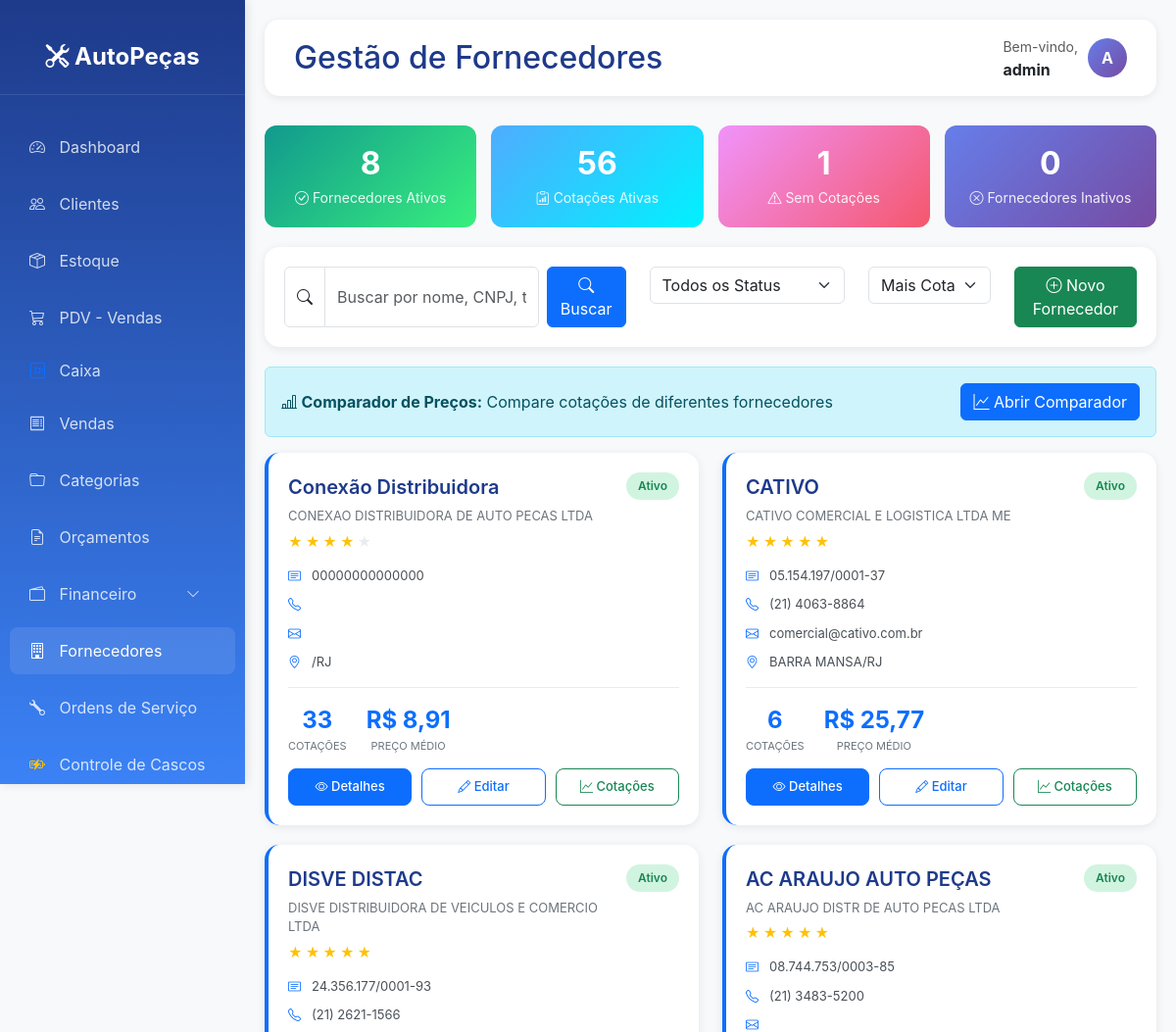
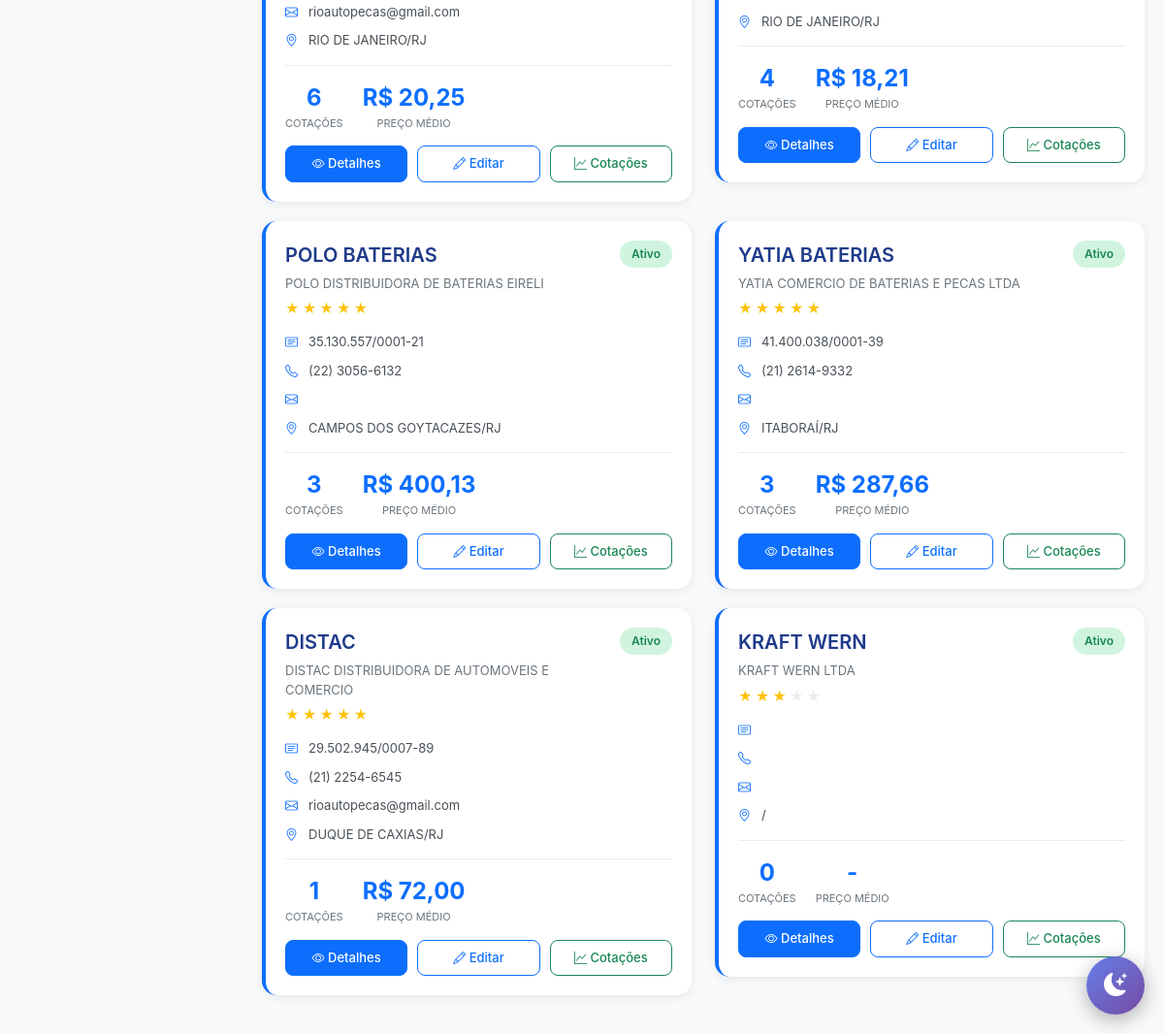
Page /fornecedores/ (signed in) on the committed database (2 pictures, top to bottom).
### estoque/models.py (models this page shows, shortened)
class Fornecedor(models.Model):
    nome_fantasia = models.CharField(max_length=100, verbose_name='Nome Fantasia')
    razao_social = models.CharField(max_length=200, blank=True, null=True, verbose_name='Razão Social')
    cnpj = models.CharField(max_length=18, blank=True, null=True, verbose_name='CNPJ')
    inscricao_estadual = models.CharField(max_length=20, blank=True, null=True, verbose_name='Inscrição Estadual')
    telefone = models.CharField(max_length=20, blank=True, null=True, verbose_name='Telefone')
    celular = models.CharField(max_length=20, blank=True, null=True, verbose_name='Celular')
    email = models.EmailField(blank=True, null=True, verbose_name='Email')
    site = models.URLField(blank=True, null=True, verbose_name='Site')
    contato_principal = models.CharField(max_length=100, blank=True, null=True, verbose_name='Contato Principal')
    cep = models.CharField(max_length=9, blank=True, null=True, verbose_name='CEP')
    logradouro = models.CharField(max_length=200, blank=True, null=True, verbose_name='Logradouro')
    numero = models.CharField(max_length=10, blank=True, null=True, verbose_name='Número')
    complemento = models.CharField(max_length=100, blank=True, null=True, verbose_name='Complemento')
    bairro = models.CharField(max_length=100, blank=True, null=True, verbose_name='Bairro')
    cidade = models.CharField(max_length=100, blank=True, null=True, verbose_name='Cidade')
    estado = models.CharField(max_length=2, blank=True, null=True, verbose_name='Estado')
    FORMA_PAGAMENTO_CHOICES = [
        ('AVISTA', 'À Vista'),
        ('7DD', '7 Dias'),
        ('14DD', '14 Dias'),
        ('21DD', '21 Dias'),
        ('28DD', '28 Dias'),
        ('30DD', '30 Dias'),
        ('60DD', '60 Dias'),
        ('90DD', '90 Dias'),
        ('OUTROS', 'Outros'),
    ]
    forma_pagamento_padrao = models.CharField(
        max_length=10,
        choices=FORMA_PAGAMENTO_CHOICES,
        default='30DD',
        verbose_name='Forma Pagamento Padrão'
    )
    prazo_entrega_dias = models.IntegerField(default=0, verbose_name='Prazo de Entrega (dias)')
    pedido_minimo = models.DecimalField(max_digits=10, decimal_places=2, default=0, verbose_name='Pedido Mínimo')
    frete_gratis_acima = models.DecimalField(
        max_digits=10,
        decimal_places=2,
        default=0,
        blank=True,
        null=True,
        verbose_name='Frete Grátis Acima de'
    )
    banco = models.CharField(max_length=100, blank=True, null=True, verbose_name='Banco')
    agencia = models.CharField(max_length=20, blank=True, null=True, verbose_name='Agência')
    conta = models.CharField(max_length=20, blank=True, null=True, verbose_name='Conta')
    pix = models.CharField(max_length=100, blank=True, null=True, verbose_name='Chave PIX')
    CLASSIFICACAO_CHOICES = [
        (5, '⭐⭐⭐⭐⭐ Excelente'),
        (4, '⭐⭐⭐⭐ Muito Bom'),
        (3, '⭐⭐⭐ Bom'),
        (2, '⭐⭐ Regular'),
        (1, '⭐ Ruim'),
    ]
    classificacao = models.IntegerField(
        choices=CLASSIFICACAO_CHOICES,
        default=3,
        verbose_name='Classificação'
    )
    observacoes = models.TextField(blank=True, null=True, verbose_name='Observações')
    ativo = models.BooleanField(default=True, verbose_name='Ativo')
    data_cadastro = models.DateTimeField(auto_now_add=True, verbose_name='Data de Cadastro')
    data_atualizacao = models.DateTimeField(auto_now=True, verbose_name='Última Atualização')
    class Meta:
        verbose_name = 'Fornecedor'
        verbose_name_plural = 'Fornecedores'
        ordering = ['nome_fantasia']

### core/views.py (the view)
# urls.py: path('fornecedores/', core_views.lista_fornecedores, name='lista_fornecedores'),
@login_required
def lista_fornecedores(request):
    busca = request.GET.get('busca', '')
    filtro_ativo = request.GET.get('ativo', '')
    fornecedores = Fornecedor.objects.annotate(
        total_cotacoes=Count('cotacoes'),
        media_preco=Avg('cotacoes__preco_unitario')
    )
    if busca:
        fornecedores = busca_fuzzy(fornecedores, ['nome_fantasia', 'razao_social', 'cnpj', 'telefone', 'email'], busca)
    if filtro_ativo == 'sim':
        fornecedores = fornecedores.filter(ativo=True)
    elif filtro_ativo == 'nao':
        fornecedores = fornecedores.filter(ativo=False)
    ordem = request.GET.get('ordem', '-total_cotacoes')
    fornecedores = fornecedores.order_by(ordem)
    paginator = Paginator(fornecedores, 12)
    page = request.GET.get('page', 1)
    fornecedores_page = paginator.get_page(page)
    stats = {
        'total_fornecedores': Fornecedor.objects.filter(ativo=True).count(),
        'total_inativos': Fornecedor.objects.filter(ativo=False).count(),
        'total_cotacoes': CotacaoFornecedor.objects.filter(ativo=True).count(),
        'fornecedores_sem_cotacao': Fornecedor.objects.annotate(
            num_cotacoes=Count('cotacoes')
        ).filter(num_cotacoes=0, ativo=True).count(),
    }
    context = {
        'fornecedores': fornecedores_page,
        'stats': stats,
        'busca': busca,
        'filtro_ativo': filtro_ativo,
        'ordem': ordem,
    }
    return render(request, 'fornecedores/lista_fornecedores.html', context)

### templates/fornecedores/lista_fornecedores.html (shortened to what this page needs)
{% extends 'base.html' %}
{% block page_title %}Gestão de Fornecedores{% endblock %}
{% block content %}
<div class="stats-grid">
    <div class="stat-box success">
        <h3>{{ stats.total_fornecedores }}</h3>
        <p><i class="bi bi-check-circle"></i> Fornecedores Ativos</p>
    </div>
    <div class="stat-box info">
        <h3>{{ stats.total_cotacoes }}</h3>
        <p><i class="bi bi-clipboard-data"></i> Cotações Ativas</p>
    </div>
    <div class="stat-box warning">
        <h3>{{ stats.fornecedores_sem_cotacao }}</h3>
        <p><i class="bi bi-exclamation-triangle"></i> Sem Cotações</p>
    </div>
    <div class="stat-box">
        <h3>{{ stats.total_inativos }}</h3>
        <p><i class="bi bi-x-circle"></i> Fornecedores Inativos</p>
    </div>
</div>
<div class="filtros-section">
    <div class="row">
        <div class="col-md-5">
            <form method="GET" class="d-flex gap-2">
                <div class="input-group">
                    <span class="input-group-text bg-white">
                        <i class="bi bi-search"></i>
                    </span>
                    <input type="text"
                           class="form-control"
                           name="busca"
                           value="{{ busca }}"
                           placeholder="Buscar por nome, CNPJ, telefone ou email...">
                </div>
                <button type="submit" class="btn btn-primary">
                    <i class="bi bi-search"></i> Buscar
                </button>
            </form>
        </div>
        <div class="col-md-3">
            <form method="GET">
                <select class="form-select" name="ativo" onchange="this.form.submit()">
                    <option value="">Todos os Status</option>
                </select>
            </form>
        </div>
        <div class="col-md-2">
            <form method="GET">
                <select class="form-select" name="ordem" onchange="this.form.submit()">
                    <option value="-total_cotacoes" {% if ordem == '-total_cotacoes' %}selected{% endif %}>Mais Cotações</option>
                </select>
            </form>
        </div>
        <div class="col-md-2 text-end">
            <a href="{% url 'adicionar_fornecedor' %}" class="btn btn-success w-100">
                <i class="bi bi-plus-circle"></i> Novo Fornecedor
            </a>
        </div>
    </div>
</div>
<div class="alert alert-info d-flex justify-content-between align-items-center">
    <div>
        <i class="bi bi-bar-chart-line"></i>
        <strong>Comparador de Preços:</strong> Compare cotações de diferentes fornecedores
    </div>
    <a href="{% url 'comparador_precos_fornecedores' %}" class="btn btn-primary">
        <i class="bi bi-graph-up"></i> Abrir Comparador
    </a>
</div>
{% if fornecedores %}
<div class="row">
    {% for fornecedor in fornecedores %}
    <div class="col-md-6">
        <div class="fornecedor-card {% if not fornecedor.ativo %}inativo{% endif %}">
            <div class="fornecedor-header">
                <div>
                    <div class="fornecedor-nome">
                        {{ fornecedor.nome_fantasia }}
                    </div>
                    <div class="fornecedor-razao">
                        {{ fornecedor.razao_social }}
                    </div>
                    <div class="classificacao">
                        {% for i in "12345" %}
                            {% if forloop.counter <= fornecedor.classificacao %}
                                <span class="estrela">★</span>
                            {% else %}
                                <span class="estrela vazia">★</span>
                            {% endif %}
                        {% endfor %}
                    </div>
                </div>
                <span class="status-badge {% if fornecedor.ativo %}ativo{% else %}inativo{% endif %}">
                    {% if fornecedor.ativo %}Ativo{% else %}Inativo{% endif %}
                </span>
            </div>
            <div class="fornecedor-info">
                <div class="info-item">
                    <i class="bi bi-card-text"></i>
                    <span>{{ fornecedor.cnpj }}</span>
                </div>
                <div class="info-item">
                    <i class="bi bi-telephone"></i>
                    <span>{{ fornecedor.telefone }}</span>
                </div>
                <div class="info-item">
                    <i class="bi bi-envelope"></i>
                    <span>{{ fornecedor.email|truncatechars:25 }}</span>
                </div>
                <div class="info-item">
                    <i class="bi bi-geo-alt"></i>
                    <span>{{ fornecedor.cidade }}/{{ fornecedor.estado }}</span>
                </div>
            </div>
            <div class="fornecedor-stats">
                <div class="stat-item">
                    <div class="stat-numero">{{ fornecedor.total_cotacoes }}</div>
                    <div class="stat-label">Cotações</div>
                </div>
                <div class="stat-item">
                    <div class="stat-numero">
                        {% if fornecedor.media_preco %}
                            R$ {{ fornecedor.media_preco|floatformat:2 }}
                        {% else %}
                            -
                        {% endif %}
                    </div>
                    <div class="stat-label">Preço Médio</div>
                </div>
            </div>
            <div class="actions-card">
                <a href="{% url 'detalhes_fornecedor' fornecedor.id %}"
                   class="btn btn-primary btn-action">
                    <i class="bi bi-eye"></i> Detalhes
                </a>
                <a href="{% url 'editar_fornecedor' fornecedor.id %}"
                   class="btn btn-outline-primary btn-action">
                    <i class="bi bi-pencil"></i> Editar
                </a>
                <a href="{% url 'comparador_precos_fornecedores' %}?fornecedor={{ fornecedor.id }}"
                   class="btn btn-outline-success btn-action">
                    <i class="bi bi-graph-up"></i> Cotações
                </a>
            </div>
        </div>
    </div>
    {% endfor %}
</div>
{% endif %}
{% endblock %}

### templates/base.html (shortened to what this page needs)
<!DOCTYPE html>
<html lang="pt-BR">
<head>
    <link href="https://cdn.jsdelivr.net/npm/bootstrap@5.3.0/dist/css/bootstrap.min.css" rel="stylesheet">
    <link rel="stylesheet" href="https://cdn.jsdelivr.net/npm/bootstrap-icons@1.10.0/font/bootstrap-icons.css">
</head>
<body>
    <div class="sidebar">
        <div class="logo">
            <i class="bi bi-tools"></i> AutoPeças
        </div>
        <nav class="nav flex-column mt-4">
            <a class="nav-link {% if request.path == '/' %}active{% endif %}" href="{% url 'dashboard' %}">
                <i class="bi bi-speedometer2"></i> Dashboard
            </a>
            <a class="nav-link {% if 'clientes' in request.path %}active{% endif %}" href="{% url 'lista_clientes' %}">
                <i class="bi bi-people"></i> Clientes
            </a>
            <a class="nav-link {% if 'estoque' in request.path %}active{% endif %}" href="{% url 'lista_estoque' %}">
                <i class="bi bi-box-seam"></i> Estoque
            </a>
            <a class="nav-link {% if 'pdv' in request.path %}active{% endif %}" href="{% url 'pdv' %}">
                <i class="bi bi-cart3"></i> PDV - Vendas
            </a>
            <a class="nav-link py-2" href="{% url 'financeiro:dashboard_caixa' %}">
                <i class="bi bi-safe text-primary"></i> Caixa
            </a>
            <a class="nav-link {% if 'vendas' in request.path %}active{% endif %}" href="{% url 'lista_vendas' %}">
                <i class="bi bi-receipt"></i> Vendas
            </a>
            <a class="nav-link" href="{% url 'lista_categorias' %}">
                <i class="bi bi-folder"></i> Categorias
            </a>
            <a class="nav-link" href="{% url 'lista_orcamentos' %}">
                <i class="bi bi-file-earmark-text"></i> Orçamentos
            </a>
            <a class="nav-link d-flex justify-content-between align-items-center {% if 'financeiro' in request.path %}active{% endif %}"
            data-bs-toggle="collapse" href="#menuFinanceiro" role="button"
            aria-expanded="{% if 'financeiro' in request.path %}true{% else %}false{% endif %}">
                <span><i class="bi bi-wallet2"></i> Financeiro</span>
                <i class="bi bi-chevron-down small"></i>
            </a>
            <a class="nav-link {% if 'fornecedores' in request.path %}active{% endif %}" href="{% url 'lista_fornecedores' %}">
                <i class="bi bi-building"></i> Fornecedores
            </a>
            <a class="nav-link {% if 'ordens-servico' in request.path %}active{% endif %}" href="{% url 'lista_ordens_servico' %}">
                <i class="bi bi-wrench"></i> Ordens de Serviço
            </a>
            <a class="nav-link {% if 'cascos' in request.path %}active{% endif %}" href="{% url 'controle_cascos' %}">
                <i class="bi bi-battery-charging text-warning"></i> Controle de Cascos
            </a>
        </nav>
    </div>
    <div class="main-content">
        <div class="topbar">
            <h2>{% block page_title %}Sistema de Gestão{% endblock %}</h2>
            <div class="user-info">
                <div>
                    <small class="text-muted">Bem-vindo,</small><br>
                    <strong>{{ user.username }}</strong>
                </div>
                <div class="user-avatar">
                    {{ user.username|slice:":1"|upper }}
                </div>
            </div>
        </div>
        {% block content %}{% endblock %}
    </div>
    <button class="theme-toggle" id="theme-toggle" title="Alternar tema">
        <i class="bi bi-moon-stars-fill" id="theme-icon"></i>
    </button>
</body>
</html>

### rows in the picture
Fornecedor: nome_fantasia "Conexão Distribuidora", razao_social "CONEXAO DISTRIBUIDORA DE AUTO PECAS LTDA", classificacao 4 (drawn), ativo "Ativo", cnpj "00000000000000", estado "RJ", total_cotacoes "33", media_preco "8,91"
Fornecedor: nome_fantasia "CATIVO", razao_social "CATIVO COMERCIAL E LOGISTICA LTDA ME", classificacao 5 (drawn), ativo "Ativo", cnpj "05.154.197/0001-37", telefone "(21) 4063-8864", email "comercial@cativo.com.br", cidade "BARRA MANSA", estado "RJ", total_cotacoes "6", media_preco "25,77"
Fornecedor: nome_fantasia "DISVE DISTAC", razao_social "DISVE DISTRIBUIDORA DE VEICULOS E COMERCIO LTDA", classificacao 5 (drawn), ativo "Ativo", cnpj "24.356.177/0001-93", telefone "(21) 2621-1566", email "rioautopecas@gmail.com", cidade "RIO DE JANEIRO", estado "RJ", total_cotacoes "6", media_preco "20,25"
Fornecedor: nome_fantasia "AC ARAUJO AUTO PEÇAS", razao_social "AC ARAUJO DISTR DE AUTO PECAS LTDA", classificacao 5 (drawn), ativo "Ativo", cnpj "08.744.753/0003-85", telefone "(21) 3483-5200", cidade "RIO DE JANEIRO", estado "RJ", total_cotacoes "4", media_preco "18,21"
Fornecedor: nome_fantasia "POLO BATERIAS", razao_social "POLO DISTRIBUIDORA DE BATERIAS EIRELI", classificacao 5 (drawn), ativo "Ativo", cnpj "35.130.557/0001-21", telefone "(22) 3056-6132", cidade "CAMPOS DOS GOYTACAZES", estado "RJ", total_cotacoes "3", media_preco "400,13"
Fornecedor: nome_fantasia "YATIA BATERIAS", razao_social "YATIA COMERCIO DE BATERIAS E PECAS LTDA", classificacao 5 (drawn), ativo "Ativo", cnpj "41.400.038/0001-39", telefone "(21) 2614-9332", cidade "ITABORAÍ", estado "RJ", total_cotacoes "3", media_preco "287,66"
Fornecedor: nome_fantasia "DISTAC", razao_social "DISTAC DISTRIBUIDORA DE AUTOMOVEIS E COMERCIO", classificacao 5 (drawn), ativo "Ativo", cnpj "29.502.945/0007-89", telefone "(21) 2254-6545", email "rioautopecas@gmail.com", cidade "DUQUE DE CAXIAS", estado "RJ", total_cotacoes "1", media_preco "72,00"
Fornecedor: nome_fantasia "KRAFT WERN", razao_social "KRAFT WERN LTDA", classificacao 3 (drawn), ativo "Ativo", total_cotacoes "0"

### other values in the picture
{{ user.username }} "admin"
{{ user.username|slice:":1"|upper }} "A"
{{ stats.total_fornecedores }} "8"
{{ stats.total_cotacoes }} "56"
{{ stats.fornecedores_sem_cotacao }} "1"
{{ stats.total_inativos }} "0"
